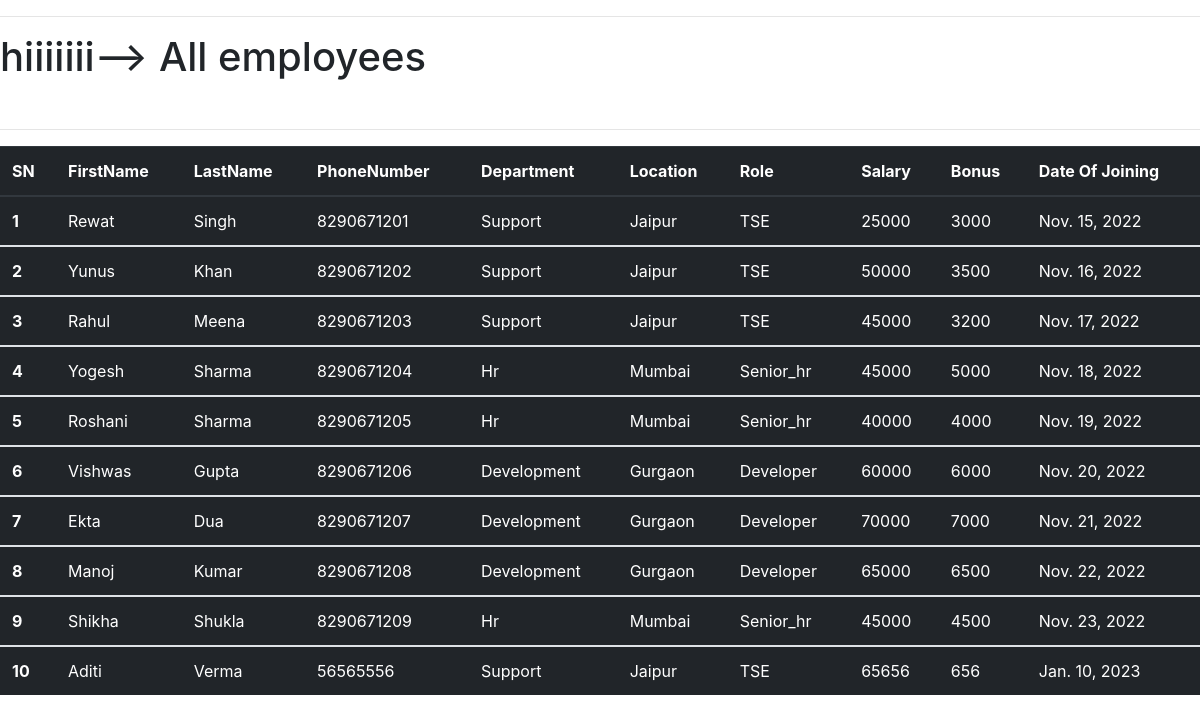
The app's page /all_emp with its own data.
### myfirst_app/models.py (models this page shows, shortened)
class Employee(models.Model):
    first_name = models.CharField(max_length=100,null=False)
    last_name = models.CharField(max_length=100,null=False)
    dept = models.ForeignKey(Department,on_delete=models.CASCADE)
    salary = models.IntegerField(default=0)
    bonus = models.IntegerField(default=0)
    role = models.ForeignKey(Role,on_delete=models.CASCADE)
    phone = models.IntegerField(default=0)
    doj = models.DateField(default= timezone.now)
    def __str__(self):
        return "%s %s %s" %(self.first_name,self.last_name,self.phone)

class Department(models.Model):
    name = models.CharField(max_length=100,null=False)
    location = models.CharField(max_length=100)

class Role(models.Model):
    name = models.CharField(max_length=100,null=False)

### myfirst_app/views.py (the view)
# urls.py: path('all_emp', views.all_emp, name='all_em24431_emp'),
def all_emp(request):
    emps = Employee.objects.all()
    context = {
        'emps' : emps
    }
    print(context)
    return render(request,'all_emp.html',context)

### myfirst_app/templates/all_emp.html (shortened to what this page needs)
<!DOCTYPE html>
<head>
    <link rel="stylesheet" href="https://cdn.jsdelivr.net/npm/bootstrap@4.1.3/dist/css/bootstrap.min.css">
<hr> <h1>hiiiiiii--> All employees</h1> <br> <hr>
    <table class="table table-hover table-dark">
        <thead class="thead-dark">
          <tr>
            <th scope="col">SN</th>
            <th scope="col">FirstName</th>
            <th scope="col">LastName</th>
            <th scope="col">PhoneNumber</th>
            <th scope="col">Department</th>
            <th scope="col">Location</th>
            <th scope="col">Role</th>
            <th scope="col">Salary</th>
            <th scope="col">Bonus</th>
            <th scope="col">Date Of Joining</th>
          </tr>
        </thead>
            {% for emp in emps %}
        <tbody>
          <tr>
            <th scope="row">{{emp.id}}</th>
            <td>{{emp.first_name}}</td>
            <td>{{emp.last_name}}</td>
            <td>{{emp.phone}}</td>
            <td>{{emp.dept.name}}</td>
            <td>{{emp.dept.location}}</td>
            <td>{{emp.role.name}}</td>
            <td>{{emp.salary}}</td>
            <td>{{emp.bonus}}</td>
            <td>{{emp.doj}}</td>
            {% endfor %}
          </tr>
        </tbody>
      </table>
</head>

### records on screen
Employee: id "1", first_name "Rewat", last_name "Singh", phone "8290671201", dept.name "Support", dept.location "Jaipur", role.name "TSE", salary "25000", bonus "3000", doj "Nov. 15, 2022"
Employee: id "2", first_name "Yunus", last_name "Khan", phone "8290671202", dept.name "Support", dept.location "Jaipur", role.name "TSE", salary "50000", bonus "3500", doj "Nov. 16, 2022"
Employee: id "3", first_name "Rahul", last_name "Meena", phone "8290671203", dept.name "Support", dept.location "Jaipur", role.name "TSE", salary "45000", bonus "3200", doj "Nov. 17, 2022"
Employee: id "4", first_name "Yogesh", last_name "Sharma", phone "8290671204", dept.name "Hr", dept.location "Mumbai", role.name "Senior_hr", salary "45000", bonus "5000", doj "Nov. 18, 2022"
Employee: id "5", first_name "Roshani", last_name "Sharma", phone "8290671205", dept.name "Hr", dept.location "Mumbai", role.name "Senior_hr", salary "40000", bonus "4000", doj "Nov. 19, 2022"
Employee: id "6", first_name "Vishwas", last_name "Gupta", phone "8290671206", dept.name "Development", dept.location "Gurgaon", role.name "Developer", salary "60000", bonus "6000", doj "Nov. 20, 2022"
Employee: id "7", first_name "Ekta", last_name "Dua", phone "8290671207", dept.name "Development", dept.location "Gurgaon", role.name "Developer", salary "70000", bonus "7000", doj "Nov. 21, 2022"
Employee: id "8", first_name "Manoj", last_name "Kumar", phone "8290671208", dept.name "Development", dept.location "Gurgaon", role.name "Developer", salary "65000", bonus "6500", doj "Nov. 22, 2022"
Employee: id "9", first_name "Shikha", last_name "Shukla", phone "8290671209", dept.name "Hr", dept.location "Mumbai", role.name "Senior_hr", salary "45000", bonus "4500", doj "Nov. 23, 2022"
Employee: id "10", first_name "Aditi", last_name "Verma", phone "56565556", dept.name "Support", dept.location "Jaipur", role.name "TSE", salary "65656", bonus "656", doj "Jan. 10, 2023"
